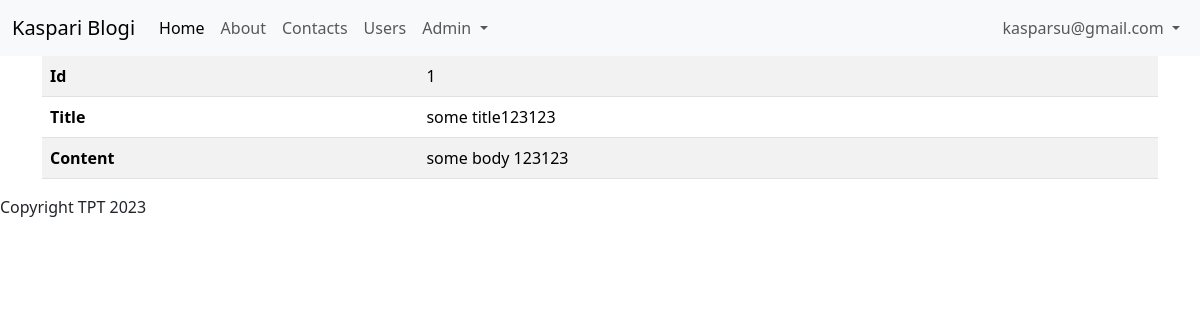
Page /admin/articles/show?id=1 (signed in) on the committed database.
### tables this page shows
CREATE TABLE users
(
    id       integer
        constraint users_pk
            primary key autoincrement,
    email    text not null
        constraint users_pk2
            unique,
    password text not null
);

CREATE TABLE "articles"
(
    id    integer
        constraint articles_pk
            primary key autoincrement,
    title text not null,
    body  text
);

### src/Controllers/ArticlesController.php (called while the page is built, shortened)
<?php
class ArticlesController {
    public function show(){
       $article = Article::find($_GET['id']);
       include 'views/articles/show.php';
    }
}

### src/DB.php (called while the page is built, shortened)
<?php
class DB {
    public $conn;
    public function __construct()
    {
        try {
            $this->conn = new PDO("sqlite:" . __DIR__ . "/../db.sqlite");
            $this->conn->setAttribute(PDO::ATTR_ERRMODE, PDO::ERRMODE_EXCEPTION);
        } catch(PDOException $e) {
            echo "Connection failed: " . $e->getMessage();
        }
    }
    public function find($table, $class, $id){
        $stmt = $this->conn->prepare("SELECT * FROM $table WHERE id=$id");
        $stmt->execute();
        $stmt->setFetchMode(PDO::FETCH_CLASS, $class);
        return $stmt->fetch();
    }
}

### src/Models/Model.php (called while the page is built, shortened)
<?php
class Model {
    public static $table;
    public static function find($id){
        $db = new DB();
        return $db->find(static::$table, static::class, $id);
    }
}

### src/Models/User.php (called while the page is built, shortened)
<?php
class User extends Model {
    public static function auth(){
        if(isset($_SESSION['user_id'])){
            return User::find($_SESSION['user_id']);
        }
        return null;
    }
}

### helpers.php (called while the page is built, shortened)
<?php
function auth(){
    return User::auth();
}

### views/articles/show.php (the view)
<?php include 'views/partials/header.php' ?>
    <table class="table table-striped table-hover">
        <tr>
            <th>Id</th>
            <td><?=$article->id?></td>
        </tr>
        <tr>
            <th>Title</th>
            <td><?=$article->title?></td>
        </tr>
        <tr>
            <th>Content</th>
            <td><?=$article->body?></td>
        </tr>
    </table>
<?php include 'views/partials/footer.php' ?>

### views/partials/nav.php (shortened to what this page needs)
<nav class="navbar navbar-expand-lg bg-body-tertiary">
  <div class="container-fluid">
    <a class="navbar-brand" href="/">Kaspari Blogi</a>
    <div class="collapse navbar-collapse justify-content-between" id="navbarNav">
      <ul class="navbar-nav">
        <li class="nav-item">
          <a class="nav-link active" aria-current="page" href="/">Home</a>
        </li>
        <li class="nav-item">
          <a class="nav-link" href="/about">About</a>
        </li>
        <li class="nav-item">
          <a class="nav-link" href="/contacts">Contacts</a>
        </li>
        <li>
          <a class="nav-link" href="/users">Users</a>
        </li>
        <?php if(auth()): ?>
          <li class="nav-item dropdown">
            <a class="nav-link dropdown-toggle" href="#" role="button" data-bs-toggle="dropdown" aria-expanded="false">
              Admin
            </a>
          </li>
        <?php endif ?>
      </ul>
      <ul class="navbar-nav">
        <?php if(auth()): ?>
          <li class="nav-item dropdown">
            <a class="nav-link dropdown-toggle" href="#" role="button" data-bs-toggle="dropdown" aria-expanded="false">
              <?=auth()->email?>
            </a>
          </li>
        <?php endif ?>
      </ul>
    </div>
  </div>
</nav>

### rows in the picture
users: email "kasparsu@gmail.com"
articles: id "1", title "some title123123", body "some body 123123"
